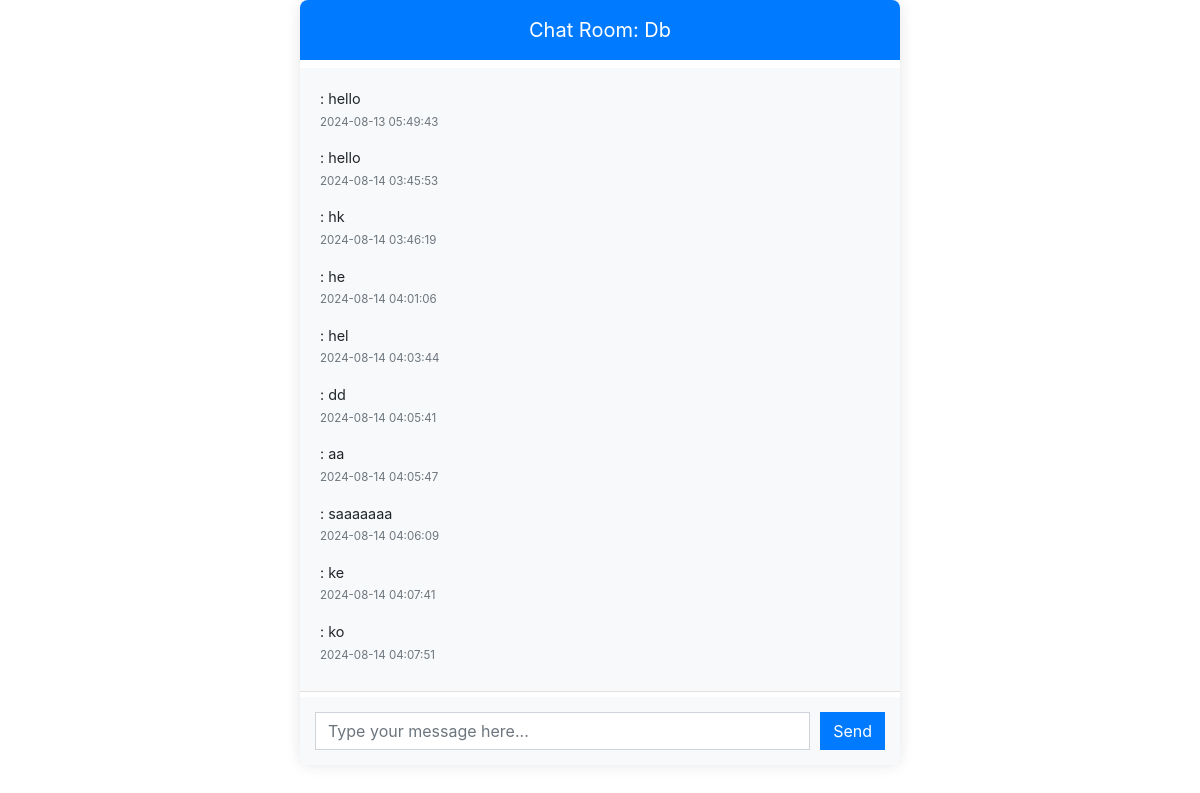
Before: /chat/db (signed in) with the older database file.
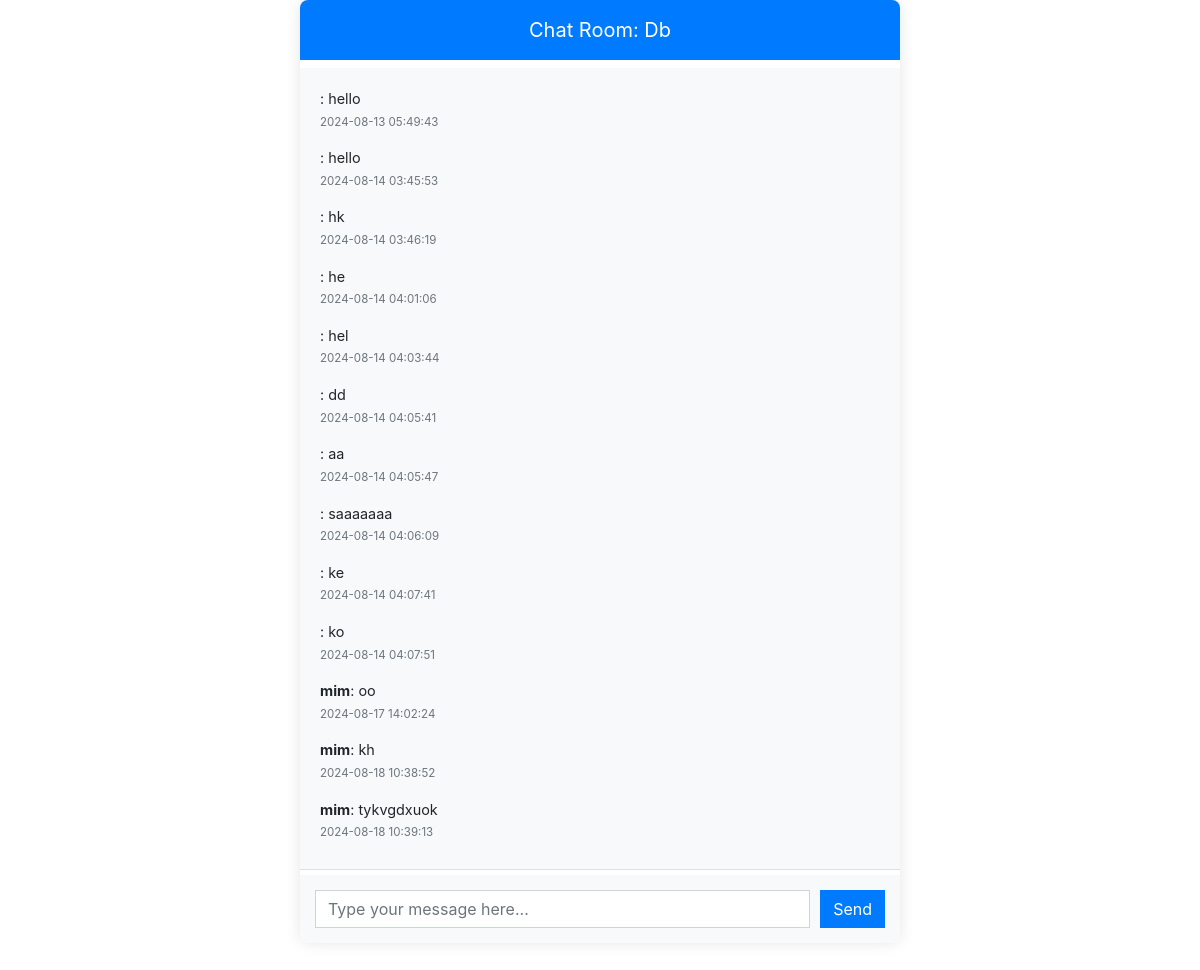
After: the same page with the newer database file.
### chat/models.py (models this page shows)
class Chat(models.Model):
    content = models.CharField(max_length=1000)
    username = models.CharField(max_length=100,blank=True)
    timestamp = models.DateTimeField(auto_now=True)
    group = models.ForeignKey('Group',on_delete=models.CASCADE)

### chat/views.py (the view)
# urls.py: path('<str:group_name>', views.index),
@login_required
def index(request,group_name):
    group = Group.objects.filter(name = group_name).first()
    chats = []
    if group:
        chats = Chat.objects.filter(group = group)
    else:
        group = Group(name = group_name)
        group.save()
    return render(request,'app/index.html',{'groupname':group_name,'chats':chats})

### chat/templates/app/index.html (shortened to what this page needs)
<!DOCTYPE html>
<html lang="en">
  <head>
    <link
      href="https://stackpath.bootstrapcdn.com/bootstrap/4.5.2/css/bootstrap.min.css"
      rel="stylesheet"
    />
  </head>
  <body>
    <div class="chat-container">
      <header class="chat-header">Chat Room: {{groupname | capfirst}}</header>
      <div class="chat-log-container" id="chat-log">
        {% for chat in chats %}
        <p>
          <strong>{{ chat.username }}</strong>: {{ chat.content }}
          <br />
          <small class="text-muted">
            {{ chat.timestamp|date:"Y-m-d H:i:s" }}
          </small>
        </p>
        {% endfor %}
      </div>
      <div class="chat-input-container">
        <input
          type="text"
          id="chat-message-input"
          class="form-control"
          placeholder="Type your message here..."
        />
        <button id="chat-message-submit" class="btn btn-primary">Send</button>
      </div>
    </div>
  </body>
</html>

### chat/templates/app/index.html (style rules this page uses)
.chat-container { max-width: 600px; margin: auto; background-color: #ffffff; border-radius: 8px; box-shadow: 0px 0px 15px rgba(0, 0, 0, 0.1); overflow: hidden; }
.chat-header { background-color: #007bff; color: #ffffff; padding: 15px; text-align: center; font-size: 1.25rem; }
.chat-log-container { padding: 20px; height: 78dvh; overflow-y: auto; background-color: #f8f9fa; border-bottom: 1px solid #e0e0e0; font-size: 0.9rem; }
.chat-input-container { display: flex; padding: 15px; background-color: #f8f9fa; }
.chat-input-container input { flex: 1; border-radius: 0; }
.chat-input-container button { margin-left: 10px; border-radius: 0; }

Changed rows visible on the page:
added Chat: username "mim", content "oo", timestamp "2024-08-17 14:02:24"
added Chat: username "mim", content "kh", timestamp "2024-08-18 10:38:52"
added Chat: username "mim", content "tykvgdxuok", timestamp "2024-08-18 10:39:13"
